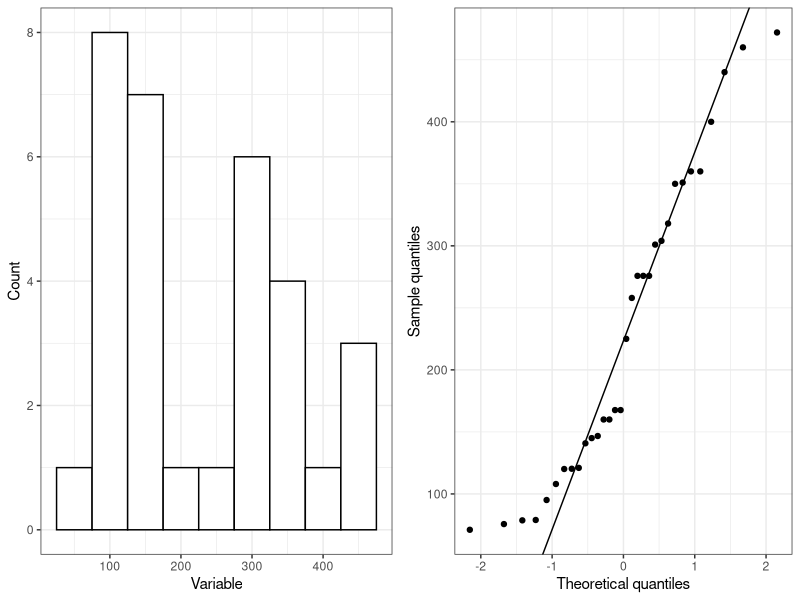
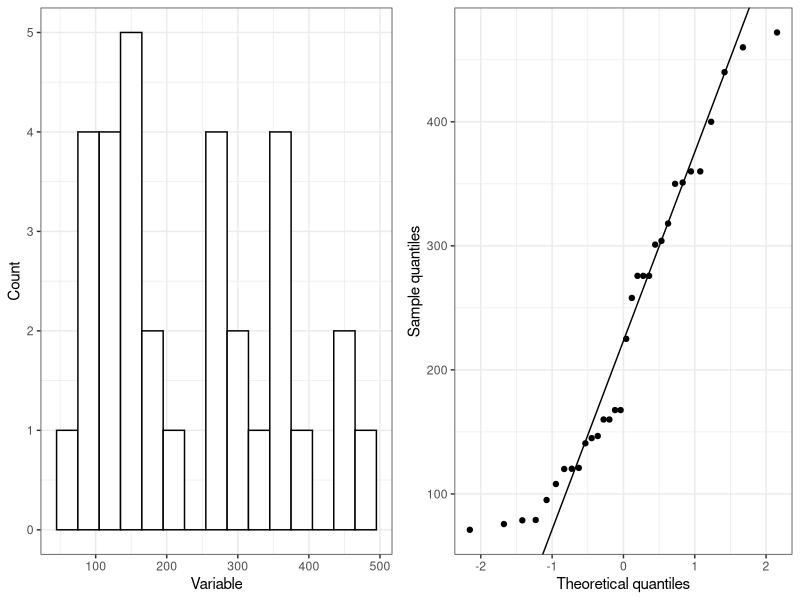
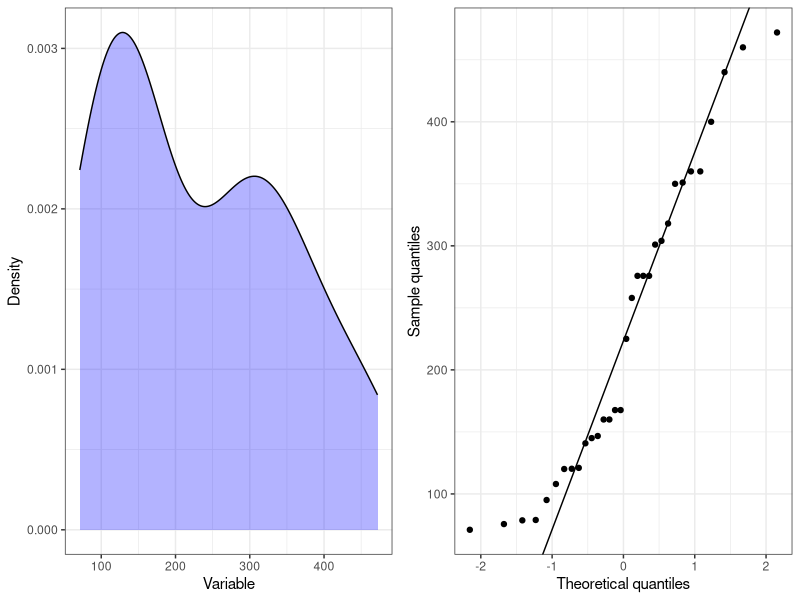

Reproduce these figures in R, in order.
# Script to test for normality of data using histograms, qqplots and 
# Shapiro-Wilk-test. 


check_norm <- function(variable, type = "hist",  binwidth = NULL){
  # Transform data variable to dataframe for plotting and easy handling. 
  variable <- variable[!is.na(variable)]
  variable <- as.data.frame(variable)
  
  # Some magic optional elements.
  if(is.null(binwidth)) {
    binwidth <- 30}
  
  # Histogram or density plot of values. 
  if(type == "hist") {
    f1 <- ggplot2::ggplot(data = variable, ggplot2::aes(variable)) + 
      ggplot2::geom_histogram(fill = "white", col = "black", binwidth = binwidth) +
      ggplot2::theme_bw() + 
      ggplot2::labs(y = "Count", x = "Variable") } else {
    f1 <- ggplot2::ggplot(data = variable, ggplot2::aes(variable)) + 
      ggplot2::geom_density(fill = "blue", col = "black", alpha = .3) + 
      ggplot2::theme_bw() + 
      ggplot2::labs(y = "Density", x = "Variable")}
  
  # QQPlot of values. 
  # Calculate normal/theoretical quantiles. 
  x <- qnorm(c(0.25, 0.75))
  y <- quantile(variable$variable, c(0.25, 0.75))
  sl <- diff(y)/diff(x)
  int <- y[1L] -sl *x [1L]
  
  f2 <- ggplot2::ggplot(data = variable, ggplot2::aes(sample = variable)) + 
    ggplot2::stat_qq()+ 
    ggplot2::geom_abline(slope = sl, intercept = int) +
    ggplot2::theme_bw() + 
    ggplot2::labs(y = "Sample quantiles", x = "Theoretical quantiles")
  
  # Arrange the plots. 
  f3 <- ggpubr::ggarrange(f1, f2, ncol= 2, nrow = 1)
  
  # Calculate Shaprio-Wilks test to check for nomality. 
  sw_test <- shapiro.test(variable$variable)
  
  # Print message dependent on p-value.
  if(sw_test[["p.value"]] < 0.05) {
    print("Shapiro-Wilk test: P-Value < 0.05 signifcance level; reject assumption of normality.")
  } else {
    print("Shapiro-Wilk test: P-Value > 0.05 signifcance level; Assumption of normality is valid.")}
  
  print(f3)
  
}

# Examples. 
check_norm(mtcars$disp, type = "hist", binwidth = 50)
check_norm(mtcars$disp)
check_norm(mtcars$disp, type = "density")
